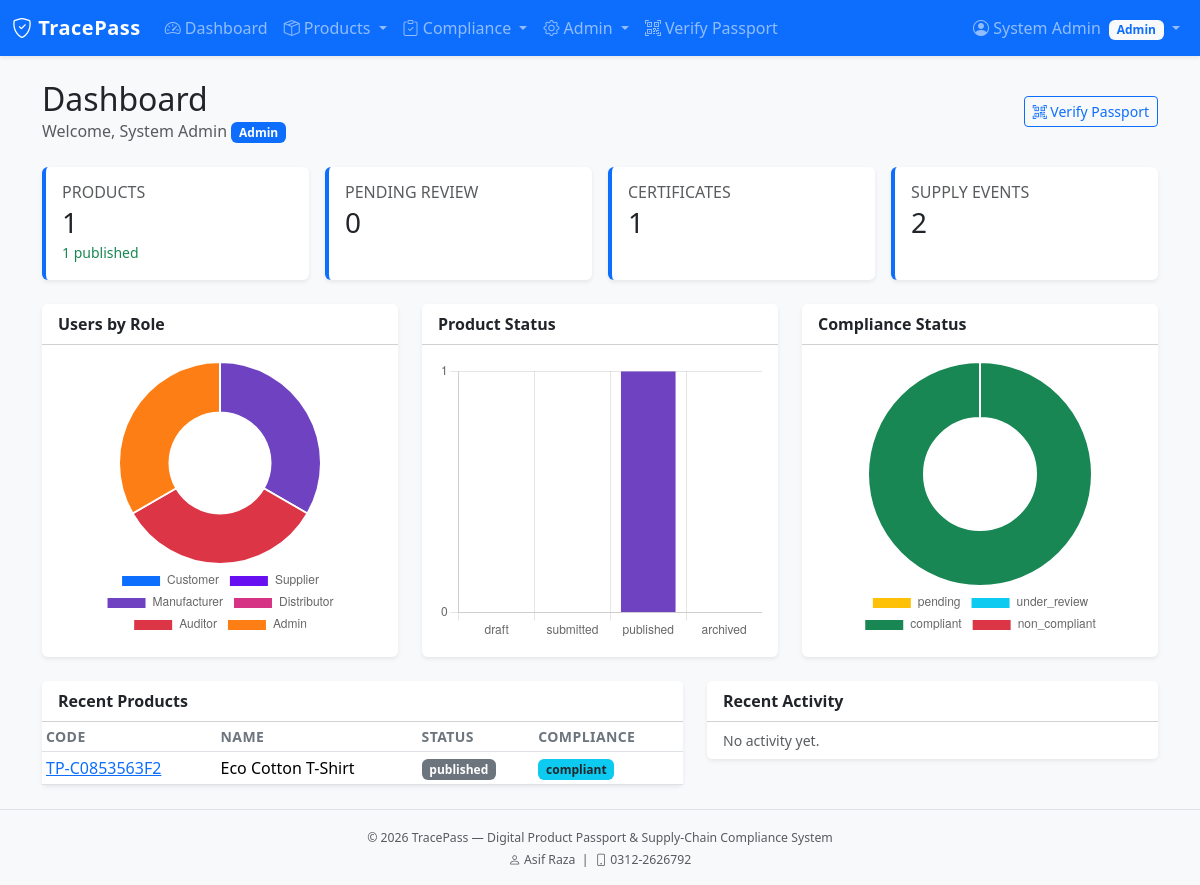
The app's page /dashboard (signed in) with its own data.
### app/models/user.py (models this page shows, shortened)
class User(UserMixin, db.Model):
    __tablename__ = 'users'
    id = db.Column(db.Integer, primary_key=True)
    name = db.Column(db.String(100), nullable=False)
    email = db.Column(db.String(120), unique=True, nullable=False, index=True)
    password_hash = db.Column(db.String(256), nullable=False)
    role_id = db.Column(db.Integer, db.ForeignKey('roles.id'), nullable=False)
    organization_id = db.Column(db.Integer, db.ForeignKey('organizations.id'), nullable=True)
    is_active = db.Column(db.Boolean, default=True)
    last_login = db.Column(db.DateTime)
    created_at = db.Column(db.DateTime, default=datetime.utcnow)
    updated_at = db.Column(db.DateTime, default=datetime.utcnow, onupdate=datetime.utcnow)
    @property
    def password(self):
        raise AttributeError('password is not a readable attribute')
    def has_role(self, *role_names):
        if self.role is None:
            return False
        return self.role.name in role_names

### app/models/role.py (models this page shows, shortened)
class Role(db.Model):
    __tablename__ = 'roles'
    id = db.Column(db.Integer, primary_key=True)
    name = db.Column(db.String(64), unique=True, nullable=False, index=True)
    description = db.Column(db.String(255))
    permissions = db.Column(db.Integer, default=0)  # bitmask style if needed later
    is_default = db.Column(db.Boolean, default=False)
    created_at = db.Column(db.DateTime, default=datetime.utcnow)
    users = db.relationship('User', backref='role', lazy='dynamic')
    PERMISSION_VIEW_PUBLIC = 0x01
    PERMISSION_MANAGE_PRODUCTS = 0x02
    PERMISSION_MANAGE_SUPPLIERS = 0x04
    PERMISSION_COMPLIANCE = 0x08
    PERMISSION_ADMIN = 0x80

### app/models/product.py (models this page shows, shortened)
class Product(db.Model):
    __tablename__ = 'products'
    id = db.Column(db.Integer, primary_key=True)
    passport_code = db.Column(db.String(64), unique=True, nullable=False, index=True)
    name = db.Column(db.String(200), nullable=False)
    category = db.Column(db.String(100))
    brand = db.Column(db.String(100))
    model = db.Column(db.String(100))
    description = db.Column(db.Text)
    manufacturer_org_id = db.Column(db.Integer, db.ForeignKey('organizations.id'), nullable=False)
    origin_country = db.Column(db.String(80))
    status = db.Column(db.String(30), default='draft')  # draft, submitted, published, archived
    compliance_status = db.Column(db.String(30), default='pending')  # pending, compliant, non_compliant, under_review
    created_by = db.Column(db.Integer, db.ForeignKey('users.id'))
    created_at = db.Column(db.DateTime, default=datetime.utcnow)
    updated_at = db.Column(db.DateTime, default=datetime.utcnow, onupdate=datetime.utcnow)
    published_at = db.Column(db.DateTime)
    manufacturer = db.relationship('Organization', backref='products', foreign_keys=[manufacturer_org_id])
    creator = db.relationship('User', foreign_keys=[created_by])
    batches = db.relationship('ProductBatch', backref='product', lazy='dynamic', cascade='all, delete-orphan')
    materials = db.relationship('ProductMaterial', backref='product', lazy='dynamic', cascade='all, delete-orphan')
    events = db.relationship('SupplyChainEvent', backref='product', lazy='dynamic', cascade='all, delete-orphan')
    certificates = db.relationship('Certificate', backref='product', lazy='dynamic')
    compliance_checks = db.relationship('ComplianceCheck', backref='product', lazy='dynamic')
    compliance_reviews = db.relationship('ComplianceReview', backref='product', lazy='dynamic')

### app/main/routes.py (the view)
@main_bp.route('/dashboard')
@login_required
def dashboard():
    stats = {
        'total_users': User.query.count(),
        'total_orgs': Organization.query.count(),
        'total_products': Product.query.count(),
        'published': Product.query.filter_by(status='published').count(),
        'pending_review': Product.query.filter_by(compliance_status='under_review').count(),
        'certificates': Certificate.query.count(),
        'expired_certs': sum(1 for c in Certificate.query.all() if c.is_expired),
        'events': SupplyChainEvent.query.count(),
        'active_users': User.query.filter_by(is_active=True).count(),
    }
    role_counts = {r.name: r.users.count() for r in Role.query.all()}
    status_counts = {
        'draft': Product.query.filter_by(status='draft').count(),
        'submitted': Product.query.filter_by(status='submitted').count(),
        'published': Product.query.filter_by(status='published').count(),
        'archived': Product.query.filter_by(status='archived').count(),
    }
    compliance_counts = {
        'pending': Product.query.filter_by(compliance_status='pending').count(),
        'under_review': Product.query.filter_by(compliance_status='under_review').count(),
        'compliant': Product.query.filter_by(compliance_status='compliant').count(),
        'non_compliant': Product.query.filter_by(compliance_status='non_compliant').count(),
    }
    recent_products = Product.query.order_by(Product.created_at.desc()).limit(5).all()
    recent_logs = AuditLog.query.order_by(AuditLog.created_at.desc()).limit(8).all()
    return render_template(
        'dashboard.html',
        title='Dashboard',
        stats=stats,
        role_counts=role_counts,
        status_counts=status_counts,
        compliance_counts=compliance_counts,
        recent_products=recent_products,
        recent_logs=recent_logs,
        user=current_user
    )

### app/models/compliance.py (called while the page is built)
    @property
    def is_expired(self):
        if self.expiry_date:
            return self.expiry_date < datetime.utcnow().date()
        return False

### app/models/user.py (called while the page is built)
@login_manager.user_loader
def load_user(user_id):
    return User.query.get(int(user_id))

### app/templates/dashboard.html (shortened to what this page needs)
{% extends "base.html" %}
{% block content %}
<div class="container">
    <div class="d-flex justify-content-between align-items-center mb-4">
        <div>
            <h2 class="mb-0">Dashboard</h2>
            <p class="text-muted mb-0">Welcome, {{ user.name }}
                <span class="badge bg-primary">{{ user.role.name }}</span>
            </p>
        </div>
        <a href="{{ url_for('public.verify') }}" class="btn btn-outline-primary btn-sm">
            <i class="bi bi-qr-code-scan"></i> Verify Passport
        </a>
    </div>
    <div class="row g-3 mb-4">
        <div class="col-6 col-xl-3">
            <div class="card stat-card h-100"><div class="card-body">
                <h6 class="text-muted text-uppercase mb-1">Products</h6>
                <h3 class="mb-0">{{ stats.total_products }}</h3>
                <small class="text-success">{{ stats.published }} published</small>
            </div></div>
        </div>
        <div class="col-6 col-xl-3">
            <div class="card stat-card h-100"><div class="card-body">
                <h6 class="text-muted text-uppercase mb-1">Pending Review</h6>
                <h3 class="mb-0">{{ stats.pending_review }}</h3>
            </div></div>
        </div>
        <div class="col-6 col-xl-3">
            <div class="card stat-card h-100"><div class="card-body">
                <h6 class="text-muted text-uppercase mb-1">Certificates</h6>
                <h3 class="mb-0">{{ stats.certificates }}</h3>
            </div></div>
        </div>
        <div class="col-6 col-xl-3">
            <div class="card stat-card h-100"><div class="card-body">
                <h6 class="text-muted text-uppercase mb-1">Supply Events</h6>
                <h3 class="mb-0">{{ stats.events }}</h3>
            </div></div>
        </div>
    </div>
    <div class="row g-4 mb-4">
        <div class="col-lg-4">
            <div class="card"><div class="card-header bg-white fw-semibold">Users by Role</div>
            <div class="card-body"><div class="chart-container"><canvas id="roleChart"></canvas></div></div></div>
        </div>
        <div class="col-lg-4">
            <div class="card"><div class="card-header bg-white fw-semibold">Product Status</div>
            <div class="card-body"><div class="chart-container"><canvas id="statusChart"></canvas></div></div></div>
        </div>
        <div class="col-lg-4">
            <div class="card"><div class="card-header bg-white fw-semibold">Compliance Status</div>
            <div class="card-body"><div class="chart-container"><canvas id="complianceChart"></canvas></div></div></div>
        </div>
    </div>
    <div class="row g-4">
        <div class="col-lg-7">
            <div class="card">
                <div class="card-header bg-white fw-semibold">Recent Products</div>
                <div class="table-responsive">
                    <table class="table table-sm mb-0">
                        <thead><tr><th>Code</th><th>Name</th><th>Status</th><th>Compliance</th></tr></thead>
                        <tbody>
                        {% for p in recent_products %}
                        <tr>
                            <td><a href="{{ url_for('products.detail', id=p.id) }}">{{ p.passport_code }}</a></td>
                            <td>{{ p.name }}</td>
                            <td><span class="badge bg-secondary">{{ p.status }}</span></td>
                            <td><span class="badge bg-info text-dark">{{ p.compliance_status }}</span></td>
                        </tr>
                        {% else %}
                        <tr><td colspan="4" class="text-muted text-center">No products yet.</td></tr>
                        {% endfor %}
                        </tbody>
                    </table>
                </div>
            </div>
        </div>
        <div class="col-lg-5">
            <div class="card">
                <div class="card-header bg-white fw-semibold">Recent Activity</div>
                <ul class="list-group list-group-flush">
                    {% for log in recent_logs %}
                    <li class="list-group-item small">
                        <strong>{{ log.action }}</strong>
                        {% if log.entity_type %}<span class="text-muted">· {{ log.entity_type }} #{{ log.entity_id }}</span>{% endif %}
                        <br><span class="text-muted">{{ log.created_at.strftime('%d %b %H:%M') if log.created_at else '' }}</span>
                    </li>
                    {% else %}
                    <li class="list-group-item text-muted small">No activity yet.</li>
                    {% endfor %}
                </ul>
            </div>
        </div>
    </div>
</div>
{% endblock %}
{% block extra_js %}
<script>
const colors = ['#0d6efd','#6610f2','#6f42c1','#d63384','#dc3545','#fd7e14','#ffc107','#198754'];
new Chart(document.getElementById('roleChart'), {
    type: 'doughnut',
    data: { labels: {{ role_counts.keys()|list|tojson }}, datasets: [{ data: {{ role_counts.values()|list|tojson }}, backgroundColor: colors }] },
    options: { responsive: true, maintainAspectRatio: false, plugins: { legend: { position: 'bottom' } } }
});
new Chart(document.getElementById('statusChart'), {
    type: 'bar',
    data: { labels: {{ status_counts.keys()|list|tojson }}, datasets: [{ label: 'Products', data: {{ status_counts.values()|list|tojson }}, backgroundColor: colors }] },
    options: { responsive: true, maintainAspectRatio: false, plugins: { legend: { display: false } }, scales: { y: { beginAtZero: true, ticks: { stepSize: 1 } } } }
});
new Chart(document.getElementById('complianceChart'), {
    type: 'doughnut',
    data: { labels: {{ compliance_counts.keys()|list|tojson }}, datasets: [{ data: {{ compliance_counts.values()|list|tojson }}, backgroundColor: ['#ffc107','#0dcaf0','#198754','#dc3545'] }] },
    options: { responsive: true, maintainAspectRatio: false, plugins: { legend: { position: 'bottom' } } }
});
</script>
{% endblock %}

### app/templates/includes/navbar.html (shortened to what this page needs)
<nav class="navbar navbar-expand-lg navbar-dark bg-primary shadow-sm">
    <div class="container-fluid">
        <a class="navbar-brand fw-bold" href="{{ url_for('main.index') }}">
            <i class="bi bi-shield-check"></i> TracePass
        </a>
        <div class="collapse navbar-collapse" id="mainNav">
            <ul class="navbar-nav me-auto mb-2 mb-lg-0">
                {% if current_user.is_authenticated %}
                    <li class="nav-item">
                        <a class="nav-link" href="{{ url_for('main.dashboard') }}">
                            <i class="bi bi-speedometer2"></i> Dashboard
                        </a>
                    </li>
                    {% if current_user.has_role('Manufacturer', 'Admin', 'Auditor', 'Distributor', 'Supplier') %}
                    <li class="nav-item dropdown">
                        <a class="nav-link dropdown-toggle" href="#" data-bs-toggle="dropdown">
                            <i class="bi bi-box-seam"></i> Products
                        </a>
                    </li>
                    {% endif %}
                    {% if current_user.has_role('Auditor', 'Admin') %}
                    <li class="nav-item dropdown">
                        <a class="nav-link dropdown-toggle" href="#" data-bs-toggle="dropdown">
                            <i class="bi bi-clipboard-check"></i> Compliance
                        </a>
                    </li>
                    {% elif current_user.has_role('Supplier', 'Manufacturer') %}
                    <li class="nav-item">
                        <a class="nav-link" href="{{ url_for('compliance.certificates') }}">
                            <i class="bi bi-file-earmark-check"></i> Certificates
                        </a>
                    </li>
                    {% endif %}
                    {% if current_user.has_role('Admin') %}
                    <li class="nav-item dropdown">
                        <a class="nav-link dropdown-toggle" href="#" data-bs-toggle="dropdown">
                            <i class="bi bi-gear"></i> Admin
                        </a>
                    </li>
                    {% endif %}
                {% endif %}
                <li class="nav-item">
                    <a class="nav-link" href="{{ url_for('public.verify') }}">
                        <i class="bi bi-qr-code-scan"></i> Verify Passport
                    </a>
                </li>
            </ul>
            <ul class="navbar-nav ms-auto">
                {% if current_user.is_authenticated %}
                    <li class="nav-item dropdown">
                        <a class="nav-link dropdown-toggle" href="#" data-bs-toggle="dropdown">
                            <i class="bi bi-person-circle"></i>
                            {{ current_user.name }}
                            <span class="badge bg-light text-primary ms-1">{{ current_user.role.name }}</span>
                        </a>
                    </li>
                {% endif %}
            </ul>
        </div>
    </div>
</nav>

### app/static/css/style.css (style rules this page uses)
:root { --tp-primary: #0d6efd; --tp-dark: #0a2540; }
body { min-height: 100vh; display: flex; flex-direction: column; background-color: #f8f9fa; }
.navbar-brand { letter-spacing: 0.5px; }
.card { border: none; box-shadow: 0 0.125rem 0.25rem rgba(0, 0, 0, 0.075); }
.stat-card { border-left: 4px solid var(--tp-primary); transition: transform 0.15s ease; }
.table th { font-weight: 600; font-size: 0.875rem; text-transform: uppercase; letter-spacing: 0.03em; color: #6c757d; }
.chart-container { position: relative; height: 280px; }

### records on screen
User: name "System Admin"
Role: role.name "Admin"
Product: passport_code "TP-C0853563F2", name "Eco Cotton T-Shirt", status "published", compliance_status "compliant"

### other values on screen
{{ stats.total_products }} "1"
{{ stats.published }} "1"
{{ stats.pending_review }} "0"
{{ stats.certificates }} "1"
{{ stats.events }} "2"
chart data {{ role_counts.keys()|list|tojson }} ["Customer", "Supplier", "Manufacturer", "Distributor", "Auditor", "Admin"]
chart data {{ role_counts.values()|list|tojson }} [0, 0, 1, 0, 1, 1]
chart data {{ status_counts.values()|list|tojson }} [0, 0, 1, 0]
